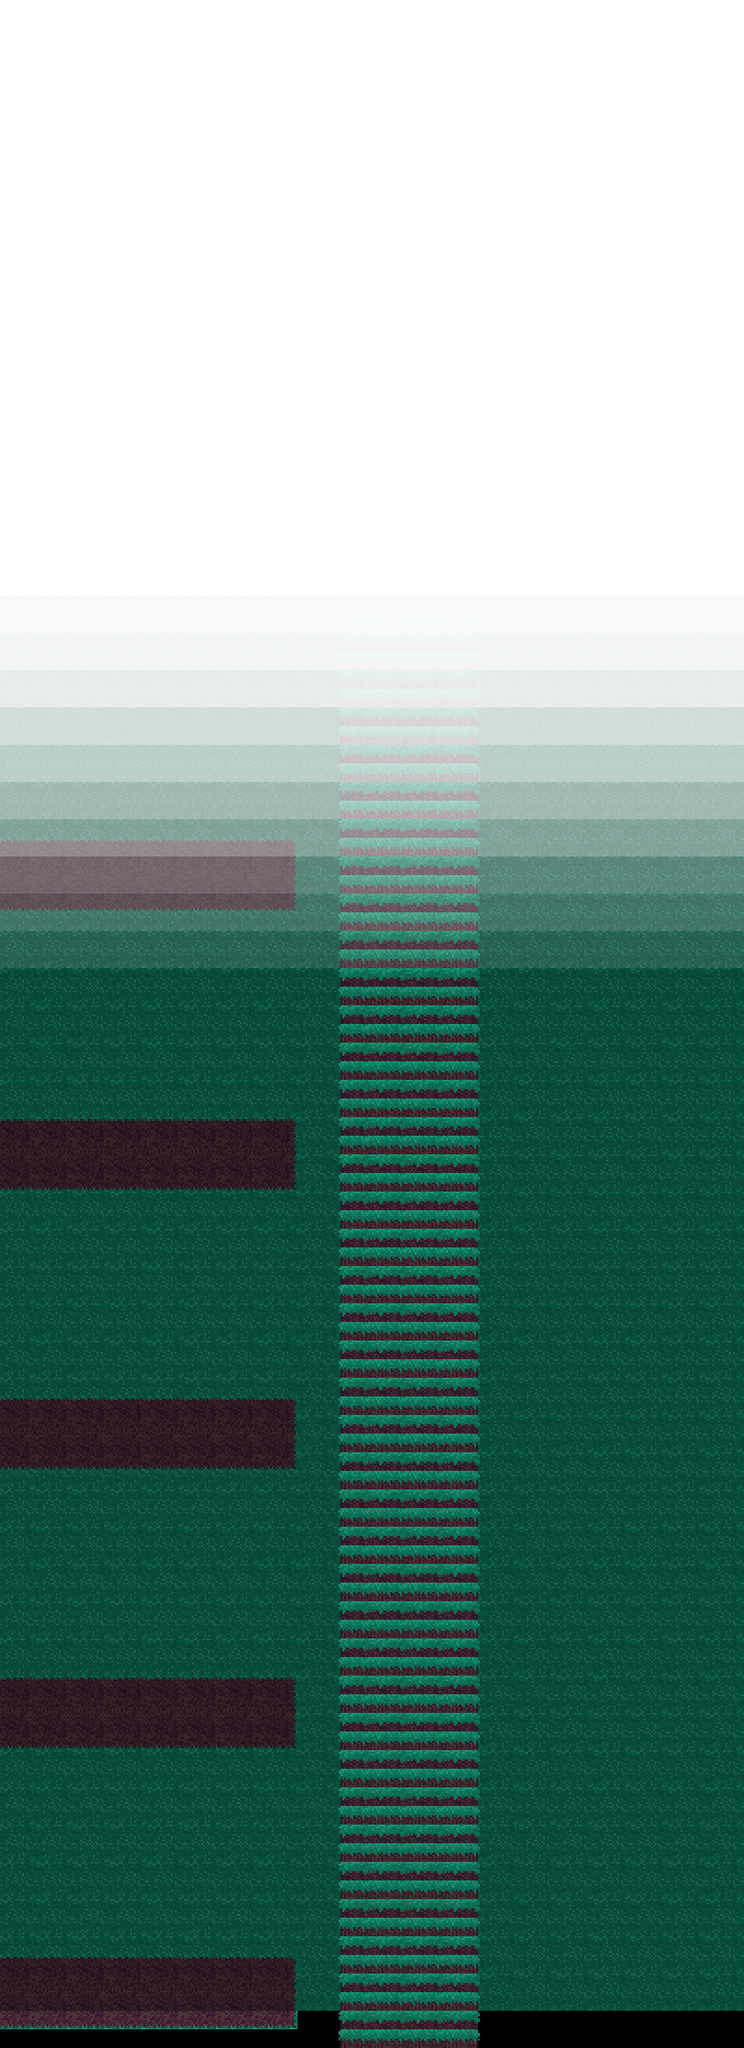

Tiled map render using the project's own tile images. Description and the map definition, with tile-layer contents summarised, below:
An orthogonal 20x55 tile map with 40x40 px tiles, 24 tile layers (Tile Layer 3, Tile Layer 24, Tile Layer 3, Tile Layer 5, ...), 2 tilesets and 14 objects (2x script, transition, interactable, npc, spawn, ...).

<map version="1.11" tiledversion="1.11.2" orientation="orthogonal" renderorder="right-down" width="20" height="55" tilewidth="40" tileheight="40" infinite="0" nextlayerid="32" nextobjectid="25">
 <editorsettings>
  <export target="roomloop.lua" format="lua" />
 </editorsettings>
 <properties>
  <property name="music" value="evilnoises" />
 </properties>
 <tileset firstgid="1" source="../../tilesets/castle.tsx" />
 <tileset firstgid="61" source="../../tilesets/Tilesetthingy.tsx" />
 <group id="25" name="paralax" parallaxy="0.5">
  <layer id="6" name="Tile Layer 3" width="20" height="55">
   <data>[1100 cells, 1080 non-empty, 5 distinct tile ids]</data>
  </layer>
  <layer id="31" name="Tile Layer 24" width="20" height="55">
   <data>[1100 cells, 7 non-empty, 1 distinct tile ids]</data>
  </layer>
  <layer id="27" name="Tile Layer 3" width="20" height="55" offsetx="0" offsety="300">
   <data>[1100 cells, 48 non-empty, 4 distinct tile ids]</data>
  </layer>
  <layer id="8" name="Tile Layer 5" width="20" height="55">
   <data>[1100 cells, 143 non-empty, 8 distinct tile ids]</data>
  </layer>
  <layer id="26" name="Tile Layer 5" width="20" height="55" offsetx="0" offsety="300">
   <data>[1100 cells, 48 non-empty, 4 distinct tile ids]</data>
  </layer>
  <layer id="7" name="Tile Layer 4" width="20" height="55">
   <data>[1100 cells, 880 non-empty, 1 distinct tile ids]</data>
  </layer>
  <layer id="21" name="static" width="20" height="55" opacity="0.1" parallaxy="0">
   <data>[1100 cells, 1100 non-empty, 1 distinct tile ids]</data>
  </layer>
  <layer id="1" name="Tile Layer 1" width="20" height="55">
   <data>[1100 cells, 0 non-empty, 0 distinct tile ids]</data>
  </layer>
  <layer id="22" name="static 2" width="20" height="55" opacity="0.05" parallaxy="2">
   <data>[1100 cells, 240 non-empty, 1 distinct tile ids]</data>
  </layer>
  <layer id="23" name="static 2" width="20" height="55" opacity="0.05" parallaxy="2">
   <data>[1100 cells, 260 non-empty, 1 distinct tile ids]</data>
  </layer>
  <layer id="2" name="Tile Layer 2" width="20" height="55">
   <data>[1100 cells, 0 non-empty, 0 distinct tile ids]</data>
  </layer>
 </group>
 <layer id="24" name="Tile Layer 20" width="20" height="55">
  <data>[1100 cells, 220 non-empty, 3 distinct tile ids]</data>
 </layer>
 <group id="15" name="Light">
  <layer id="9" name="Tile Layer 6" width="20" height="55" parallaxy="1.1">
   <data>[1100 cells, 520 non-empty, 1 distinct tile ids]</data>
  </layer>
  <layer id="10" name="Tile Layer 7" width="20" height="55" parallaxy="1.15">
   <data>[1100 cells, 500 non-empty, 1 distinct tile ids]</data>
  </layer>
  <layer id="11" name="Tile Layer 8" width="20" height="55" parallaxy="1.2">
   <data>[1100 cells, 480 non-empty, 1 distinct tile ids]</data>
  </layer>
  <layer id="12" name="Tile Layer 9" width="20" height="55" parallaxy="1.25">
   <data>[1100 cells, 460 non-empty, 1 distinct tile ids]</data>
  </layer>
  <layer id="13" name="Tile Layer 10" width="20" height="55" parallaxy="1.3">
   <data>[1100 cells, 440 non-empty, 1 distinct tile ids]</data>
  </layer>
  <layer id="14" name="Tile Layer 11" width="20" height="55" parallaxy="1.35">
   <data>[1100 cells, 420 non-empty, 1 distinct tile ids]</data>
  </layer>
  <layer id="16" name="Tile Layer 12" width="20" height="55" parallaxy="1.4">
   <data>[1100 cells, 400 non-empty, 1 distinct tile ids]</data>
  </layer>
  <layer id="17" name="Tile Layer 13" width="20" height="55" parallaxy="1.45">
   <data>[1100 cells, 380 non-empty, 1 distinct tile ids]</data>
  </layer>
  <layer id="18" name="Tile Layer 14" width="20" height="55" parallaxy="1.5">
   <data>[1100 cells, 360 non-empty, 1 distinct tile ids]</data>
  </layer>
  <layer id="19" name="Tile Layer 15" width="20" height="55" parallaxy="1.55">
   <data>[1100 cells, 340 non-empty, 1 distinct tile ids]</data>
  </layer>
  <layer id="20" name="Tile Layer 16" width="20" height="55" parallaxy="1.6">
   <data>[1100 cells, 320 non-empty, 1 distinct tile ids]</data>
  </layer>
 </group>
 <objectgroup id="3" name="collision">
  <object id="1" x="320" y="40" width="40" height="1520" />
  <object id="7" x="340" y="360">
   <polygon points="0,0 80,-280 120,-280 200,0 240,0 240,-320 -40,-320 -40,0" />
  </object>
  <object id="15" x="520" y="40" width="40" height="2160" />
  <object id="16" x="0" y="1520" width="320" height="40" />
  <object id="17" x="0" y="1680" width="320" height="40" />
  <object id="18" x="320" y="1680" width="40" height="520" />
  <object id="23" x="410" y="52" width="60" height="40" />
 </objectgroup>
 <objectgroup id="4" name="objects">
  <object id="3" name="script" x="360" y="1960" width="160" height="40">
   <properties>
    <property name="cutscene" value="loopness.down" />
    <property name="once" type="bool" value="false" />
    <property name="y" value="603" />
   </properties>
  </object>
  <object id="4" name="script" x="360" y="1280" width="160" height="40">
   <properties>
    <property name="cutscene" value="loopness.up" />
    <property name="once" type="bool" value="false" />
    <property name="y" value="600" />
   </properties>
  </object>
  <object id="19" name="transition" x="-40" y="1560" width="40" height="120">
   <properties>
    <property name="map" value="floor1/strangeroom" />
    <property name="marker" value="sidedoor" />
   </properties>
  </object>
  <object id="21" name="interactable" x="400" y="40" width="80" height="40">
   <properties>
    <property name="cutscene" value="loopness.door4" />
   </properties>
  </object>
  <object id="24" name="npc" x="360" y="680">
   <properties>
    <property name="actor" value="cuppity" />
    <property name="text" value="* Don't go too far! You might forget to go too far! Go too far! You won't forget to to far to go!" />
   </properties>
   <point />
  </object>
 </objectgroup>
 <objectgroup id="5" name="markers">
  <object id="8" name="spawn" x="440" y="120">
   <point />
  </object>
  <object id="20" name="Exit" x="40" y="1640">
   <point />
  </object>
 </objectgroup>
 <layer id="29" name="finallight" width="20" height="55" parallaxy="2">
  <data>[1100 cells, 200 non-empty, 1 distinct tile ids]</data>
 </layer>
</map>
